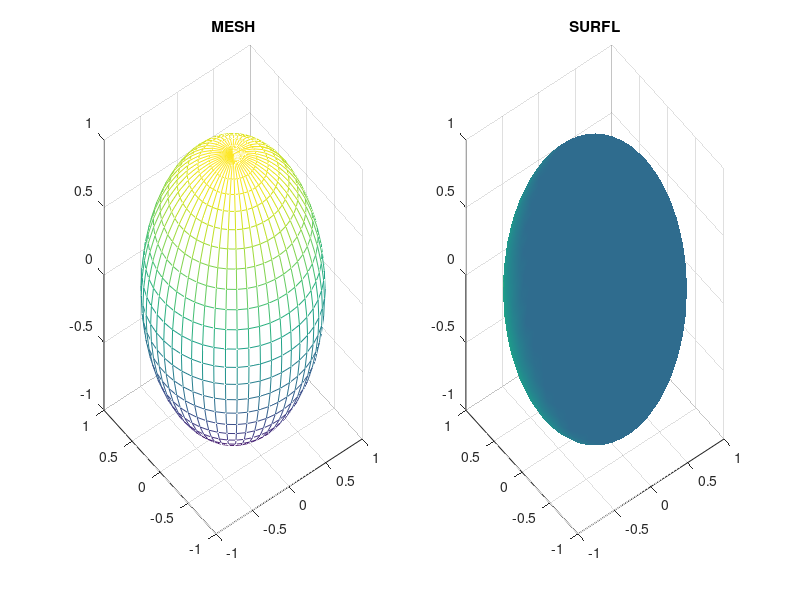

Here is the MATLAB script that generated this plot:
close all
phi = linspace(0,2*pi,50);
teta = linspace(0,pi,25);
[PHI, TETA] = meshgrid(phi,teta);

X = sin(TETA).*cos(PHI)
Y = sin(TETA).*sin(PHI)
Z = cos(TETA)

figure
subplot(1,2,1)
mesh(X,Y,Z)
title('MESH')

subplot(1,2,2)
surfl(X,Y,Z)
shading interp
title('SURFL')
% x = linspace(-1,1,20);
% y = linspace(-2,2,40);
% [X,Y] = meshgrid(x,y);
% z = cos(pi*sqrt(X.^2+Y.^2));

% figure
% subplot(2,2,1)
% mesh(X,Y,z)
% title('Mesh')
% 
% subplot(2,2,2)
% meshc(X,Y,z)
% % colorbar()
% colormap(hot)
% title('Meshz')
% 
% subplot(2,2,3)
% surf(X,Y,z)
% title('Surf')
% 
% subplot(2,2,4)
% contour3(X,Y,z)
% title('Contour')
